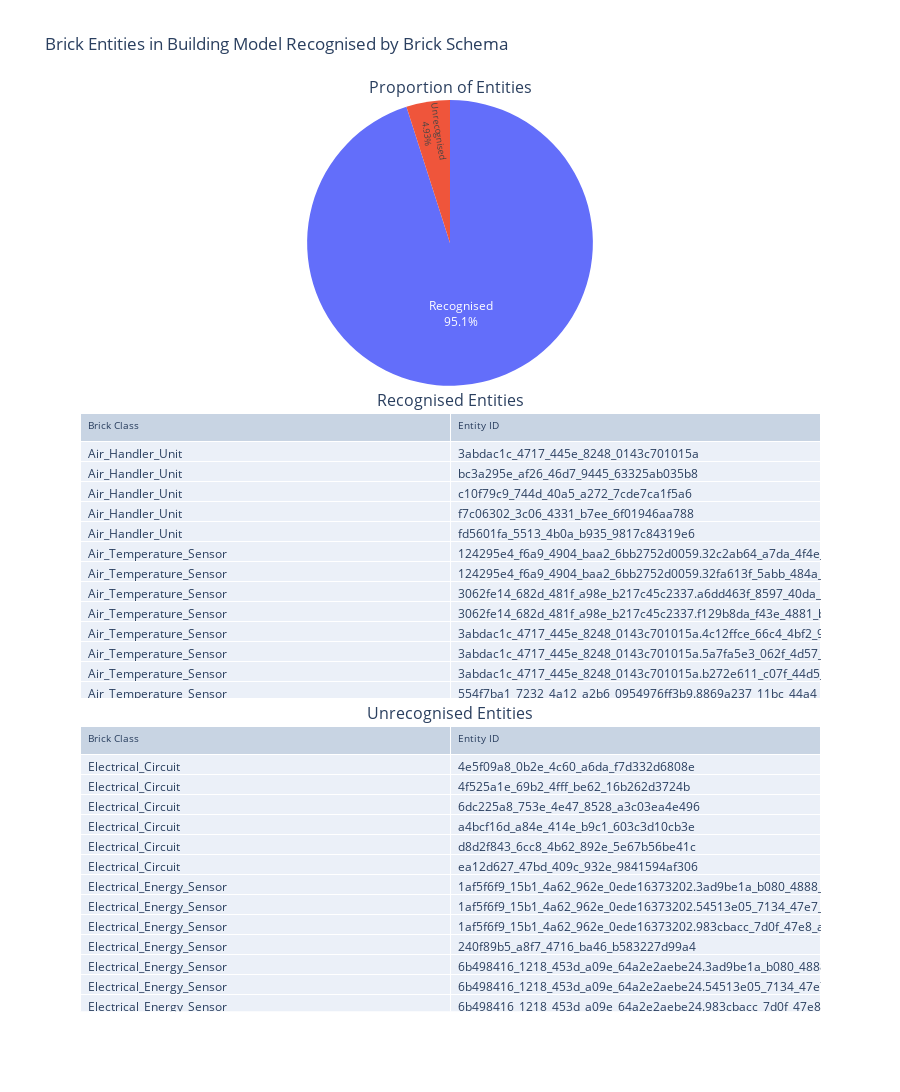

Notebook code cell kept with this figure:
### Code cell
fig = make_subplots(
    rows=3, cols=1,
    # shared_xaxes=True,
    # vertical_spacing=0.1,
    vertical_spacing=0.03,
    subplot_titles = ['Proportion of Entities', 'Recognised Entities', 'Unrecognised Entities'],
    specs=[[{"type": "pie"}],
           [{"type": "table"}],
           [{"type": "table"}]]
)

labels = to_plot['class_in_provided_brick'].value_counts().index
values = to_plot['class_in_provided_brick'].value_counts().values

fig.add_trace(
    go.Pie(#to_plot, 
        #    values='brick_class', 
            labels=labels,
              values=values,
              textposition='inside', 
              textinfo='percent+label',
              name="",
        #    names='class_in_provided_brick',
        #    title='Proportion of Brick Entities Recognised by Provided Brick Schema',
        #    labels={'class_in_provided_brick': 'Class', 'brick_class':'Number of Entities'}
    ),
    row=1, col=1
)

entity_in_provided_brick_true = entity_in_provided_brick[entity_in_provided_brick['class_in_provided_brick'] == True]
entity_in_provided_brick_false = entity_in_provided_brick[entity_in_provided_brick['class_in_provided_brick'] == False]

fig.add_trace(
    go.Table(
        header=dict(
            values=["Brick Class", "Entity ID"],
            font=dict(size=10),
            align="left"
        ),
        cells=dict(
            # values=[entity_in_provided_brick[k].tolist() for k in entity_in_provided_brick.columns[1:]],
            values=[entity_in_provided_brick_true[k].tolist() for k in entity_in_provided_brick_true.columns[:2]],
            align = "left")
    ),
    row=2, col=1
)

fig.add_trace(
    go.Table(
        header=dict(
            values=["Brick Class", "Entity ID"],
            font=dict(size=10),
            align="left"
        ),
        cells=dict(
            # values=[entity_in_provided_brick[k].tolist() for k in entity_in_provided_brick.columns[1:]],
            values=[entity_in_provided_brick_false[k].tolist() for k in entity_in_provided_brick_false.columns[:2]],
            align = "left")
    ),
    row=3, col=1,
)


fig.update_layout(
    height=1200,
    showlegend=False,
    title_text="Brick Entities in Building Model Recognised by Brick Schema",
)

fig.show()

### Figure 1 — Plotly figure (JSON) as saved in the notebook; plotly's stock layout.template omitted (floating-point values rounded to 4 significant figures; data arrays with more than 128 entries replaced by an {"elided": "..."} marker saying what was removed)
{"data": [{"domain": {"x": [0, 1], "y": [0.6867, 1.0]}, "labels": ["Recognised", "Unrecognised"], "name": "", "textinfo": "percent+label", "textposition": "inside", "type": "pie", "values": [1060, 55]}, {"cells": {"align": "left", "values": {"elided": "2x1060 str values"}}, "domain": {"x": [0, 1], "y": [0.3433, 0.6567]}, "header": {"align": "left", "font": {"size": 10}, "values": ["Brick Class", "Entity ID"]}, "type": "table"}, {"cells": {"align": "left", "values": [["Electrical_Circuit", "Electrical_Circuit", "Electrical_Circuit", "Electrical_Circuit", "Electrical_Circuit", "Electrical_Circuit", "Electrical_Energy_Sensor", "Electrical_Energy_Sensor", "Electrical_Energy_Sensor", "Electrical_Energy_Sensor", "Electrical_Energy_Sensor", "Electrical_Energy_Sensor", "Electrical_Energy_Sensor", "Electrical_Energy_Sensor", "Electrical_Energy_Sensor", "Electrical_Energy_Sensor", "Electrical_Energy_Sensor", "Electrical_Energy_Sensor", "Electrical_Energy_Sensor", "Electrical_Energy_Sensor", "Electrical_Energy_Sensor", "Electrical_Energy_Sensor", "Electrical_Energy_Sensor", "Electrical_Generation_Meter", "Enclosed_space", "Enclosed_space", "Enclosed_space", "Enclosed_space", "Enclosed_space", "Enclosed_space", "Enclosed_space", "Enclosed_space", "Enclosed_space", "Enclosed_space", "Open_space", "Open_space", "Open_space", "Open_space", "Open_space", "Open_space", "Open_space", "Open_space", "Open_space", "Shared_space", "Solar_Inverter", "b1a78aa6_d50d_4c0a_920e_5ff7019ab663_Sensor", "b1a78aa6_d50d_4c0a_920e_5ff7019ab663_Sensor", "b1a78aa6_d50d_4c0a_920e_5ff7019ab663_Sensor", "b1a78aa6_d50d_4c0a_920e_5ff7019ab663_Sensor", "b1a78aa6_d50d_4c0a_920e_5ff7019ab663_Sensor", "b1a78aa6_d50d_4c0a_920e_5ff7019ab663_Sensor", "space", "space_Kitchen", "space_Kitchen", "space_Kitchen"], ["4e5f09a8_0b2e_4c60_a6da_f7d332d6808e", "4f525a1e_69b2_4fff_be62_16b262d3724b", "6dc225a8_753e_4e47_8528_a3c03ea4e496", "a4bcf16d_a84e_414e_b9c1_603c3d10cb3e", "d8d2f843_6cc8_4b62_892e_5e67b56be41c", "ea12d627_47bd_409c_932e_9841594af306", "1af5f6f9_15b1_4a62_962e_0ede16373202.3ad9be1a_b080_4888_b6da_8bf10dec8623", "1af5f6f9_15b1_4a62_962e_0ede16373202.54513e05_7134_47e7_9851_c873ed33a104", "1af5f6f9_15b1_4a62_962e_0ede16373202.983cbacc_7d0f_47e8_aa19_a0912eab6f3c", "240f89b5_a8f7_4716_ba46_b583227d99a4", "6b498416_1218_453d_a09e_64a2e2aebe24.3ad9be1a_b080_4888_b6da_8bf10dec8623", "6b498416_1218_453d_a09e_64a2e2aebe24.54513e05_7134_47e7_9851_c873ed33a104", "6b498416_1218_453d_a09e_64a2e2aebe24.983cbacc_7d0f_47e8_aa19_a0912eab6f3c", "6ef4f046_1a38_4239_a20e_c52e3ed31f4e", "70d05bb1_6810_435a_bcac_8166afba0ba6.3ad9be1a_b080_4888_b6da_8bf10dec8623", "70d05bb1_6810_435a_bcac_8166afba0ba6.54513e05_7134_47e7_9851_c873ed33a104", "70d05bb1_6810_435a_bcac_8166afba0ba6.983cbacc_7d0f_47e8_aa19_a0912eab6f3c", "7b630b30_400a_413b_9d29_b0b98688dac5.3ad9be1a_b080_4888_b6da_8bf10dec8623", "7b630b30_400a_413b_9d29_b0b98688dac5.54513e05_7134_47e7_9851_c873ed33a104", "7b630b30_400a_413b_9d29_b0b98688dac5.983cbacc_7d0f_47e8_aa19_a0912eab6f3c", "bb8bdc58_4098_4ba0_a92d_907dad26eaab.3ad9be1a_b080_4888_b6da_8bf10dec8623", "bb8bdc58_4098_4ba0_a92d_907dad26eaab.54513e05_7134_47e7_9851_c873ed33a104", "bb8bdc58_4098_4ba0_a92d_907dad26eaab.983cbacc_7d0f_47e8_aa19_a0912eab6f3c", "b99ce6df_b057_4d80_81ba_ad76462968c1", "3b373634_2461_4b61_8bcb_068c12b7e1a8.2ffbcf7c_fafd_4ae5_b05a_e337ea56eaf9", "3b373634_2461_4b61_8bcb_068c12b7e1a8.89e05278_e33b_4bac_b51b_1204446d5017", "3b373634_2461_4b61_8bcb_068c12b7e1a8.c140c85d_d967_4838_bb9d_b4717886baab", "3b373634_2461_4b61_8bcb_068c12b7e1a8.de9e0393_c179_4e99_8bc8_db314a813440", "506f355b_ec0d_4763_8082_5d022dcf6153.0e964c7f_9275_47df_97c5_ede973dc0767", "506f355b_ec0d_4763_8082_5d022dcf6153.6af9698e_b72b_48d7_b864_9a0d518ec3b1", "506f355b_ec0d_4763_8082_5d022dcf6153.6d18ee1e_22f5_495f_89e6_cd613015478e", "506f355b_ec0d_4763_8082_5d022dcf6153.89e05278_e33b_4bac_b51b_1204446d5017", "506f355b_ec0d_4763_8082_5d022dcf6153.bdf61e88_72db_4fa9_85e1_66f46bfaf811", "506f355b_ec0d_4763_8082_5d022dcf6153.f2091c19_8d0b_4d5d_983f_a3f335adfc8c", "3b373634_2461_4b61_8bcb_068c12b7e1a8.0e964c7f_9275_47df_97c5_ede973dc0767", "3b373634_2461_4b61_8bcb_068c12b7e1a8.6d18ee1e_22f5_495f_89e6_cd613015478e", "3b373634_2461_4b61_8bcb_068c12b7e1a8.9e84cf78_5ff2_4d03_a537_a3a986cbb826", "3b373634_2461_4b61_8bcb_068c12b7e1a8.bdf61e88_72db_4fa9_85e1_66f46bfaf811", "506f355b_ec0d_4763_8082_5d022dcf6153.11c987b4_223f_4d61_beaf_8b10ec3a3b2d", "506f355b_ec0d_4763_8082_5d022dcf6153.9e84cf78_5ff2_4d03_a537_a3a986cbb826", "506f355b_ec0d_4763_8082_5d022dcf6153.c140c85d_d967_4838_bb9d_b4717886baab", "506f355b_ec0d_4763_8082_5d022dcf6153.cbd54644_e644_4743_a015_7b53af377a11", "506f355b_ec0d_4763_8082_5d022dcf6153.de9e0393_c179_4e99_8bc8_db314a813440", "3b373634_2461_4b61_8bcb_068c12b7e1a8.f2091c19_8d0b_4d5d_983f_a3f335adfc8c", "55f3c95d_872b_45d6_b207_23b09e27d278", "1af5f6f9_15b1_4a62_962e_0ede16373202.b1a78aa6_d50d_4c0a_920e_5ff7019ab663", "6b498416_1218_453d_a09e_64a2e2aebe24.b1a78aa6_d50d_4c0a_920e_5ff7019ab663", "70d05bb1_6810_435a_bcac_8166afba0ba6.b1a78aa6_d50d_4c0a_920e_5ff7019ab663", "7b630b30_400a_413b_9d29_b0b98688dac5.b1a78aa6_d50d_4c0a_920e_5ff7019ab663", "b1a78aa6_d50d_4c0a_920e_5ff7019ab663", "bb8bdc58_4098_4ba0_a92d_907dad26eaab.b1a78aa6_d50d_4c0a_920e_5ff7019ab663", "3b373634_2461_4b61_8bcb_068c12b7e1a8.11c987b4_223f_4d61_beaf_8b10ec3a3b2d", "3b373634_2461_4b61_8bcb_068c12b7e1a8.87389995_27ad_49a8_bf1b_5f25b117ce56", "506f355b_ec0d_4763_8082_5d022dcf6153.90ba5d37_73c0_41b4_a83e_1f7d6ab12db9", "d02c6fdd_ce6b_44a1_b193_1ede85e7d4c8.6d18ee1e_22f5_495f_89e6_cd613015478e"]]}, "domain": {"x": [0, 1], "y": [0, 0.3133]}, "header": {"align": "left", "font": {"size": 10}, "values": ["Brick Class", "Entity ID"]}, "type": "table"}], "layout": {"annotations": [{"font": {"size": 16}, "showarrow": false, "text": "Proportion of Entities", "x": 0.5, "xanchor": "center", "xref": "paper", "y": 1.0, "yanchor": "bottom", "yref": "paper"}, {"font": {"size": 16}, "showarrow": false, "text": "Recognised Entities", "x": 0.5, "xanchor": "center", "xref": "paper", "y": 0.6567, "yanchor": "bottom", "yref": "paper"}, {"font": {"size": 16}, "showarrow": false, "text": "Unrecognised Entities", "x": 0.5, "xanchor": "center", "xref": "paper", "y": 0.3133, "yanchor": "bottom", "yref": "paper"}], "height": 1200, "showlegend": false, "title": {"text": "Brick Entities in Building Model Recognised by Brick Schema"}}}
